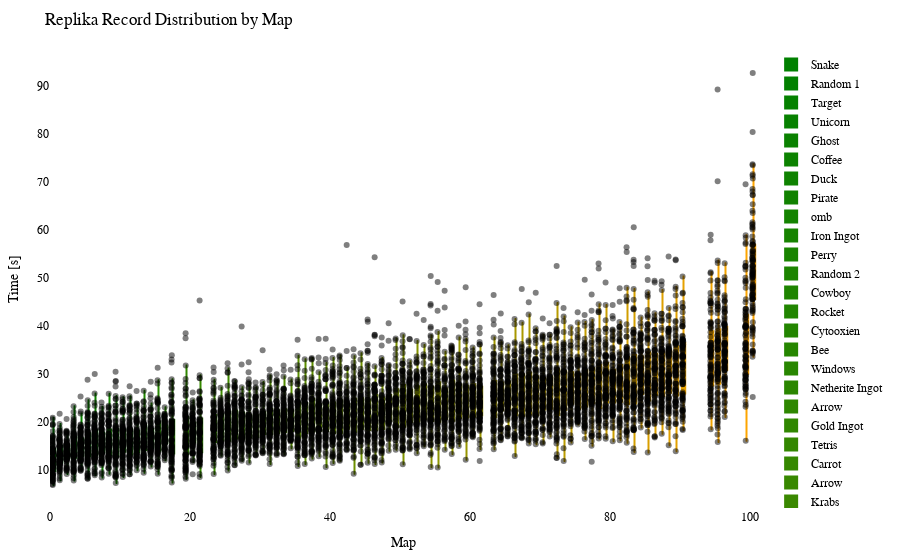

Write notebook code for a chart like this one.
### Code cell
import plotly.graph_objects as go
import plotly.io as pio
from matplotlib.colors import LinearSegmentedColormap, to_hex

df = getRecordsDataframe(minigame="Replika")

# sort df columns by mean value 
df = df.reindex(df.mean().sort_values().index, axis=1)

# drop sum column
df = df.drop(columns=["Sum"])

# replace 25 with NaN
df = df.replace(25, np.nan)

# remove "ms " from column names
df.columns = df.columns.str.replace('ms ', '')

# Exclude the first column (assuming it's the column you don't want to include)
df_to_html = df.iloc[:, 1:]

# Calculate the offset for centering the data points
num_columns = len(df_to_html.columns)
offset = 0.5

# Create a green to orange gradient
cmap = LinearSegmentedColormap.from_list("green_orange", ["green", "orange"])
colors = [to_hex(cmap(i / (num_columns - 1))) for i in range(num_columns)]

# Create a Swarm plot using Plotly
fig = go.Figure()

for i, (column, color) in enumerate(zip(df_to_html.columns, colors)):
    x_values = [i + offset] * len(df_to_html[column])  # Adjust x-values with offset for horizontal centering
    fig.add_trace(go.Box(x=x_values,
                         y=df_to_html[column],
                         name=column,
                         boxpoints='all',
                         pointpos=-0.5,  # Adjust point position to prevent overlapping
                         marker=dict(color='rgba(0,0,0,0.5)', size=6),  # Adjust marker color and size
                         line=dict(color=color),
                         fillcolor=color,
                         hovertext=df_to_html.index,
                         hoverinfo='name+text+y',
                         showlegend=True))

fig.update_layout(title="Replika Record Distribution by Map",
                  xaxis=dict(title="Map"),
                  yaxis=dict(title="Time [s]"),
                  showlegend=True,
                  font=dict(family="Arial", size=12, color="black"),  # Customize font
                  plot_bgcolor="white",  # Set background color
                  margin=dict(l=50, r=50, t=50, b=50),  # Adjust margins for better layout
                  )

# Show the figure
fig.show()

# Export the plot to an HTML file
pio.write_html(fig, "out/repl_swarm_plot.html")

### Figure 1 — Plotly figure (JSON) as saved in the notebook; plotly's stock layout.template omitted (floating-point values rounded to 4 significant figures; data arrays with more than 128 entries replaced by an {"elided": "..."} marker saying what was removed)
{"data": [{"boxpoints": "all", "fillcolor": "#008000", "hoverinfo": "name+text+y", "hovertext": {"elided": "148 str values"}, "line": {"color": "#008000"}, "marker": {"color": "rgba(0,0,0,0.5)", "size": 6}, "name": "Snake", "pointpos": -0.5, "showlegend": true, "type": "box", "x": {"elided": "148 float values"}, "y": {"elided": "148 float values"}}, {"boxpoints": "all", "fillcolor": "#028000", "hoverinfo": "name+text+y", "hovertext": {"elided": "148 str values"}, "line": {"color": "#028000"}, "marker": {"color": "rgba(0,0,0,0.5)", "size": 6}, "name": "Random 1", "pointpos": -0.5, "showlegend": true, "type": "box", "x": {"elided": "148 float values"}, "y": {"elided": "148 float values"}}, {"boxpoints": "all", "fillcolor": "#058100", "hoverinfo": "name+text+y", "hovertext": {"elided": "148 str values"}, "line": {"color": "#058100"}, "marker": {"color": "rgba(0,0,0,0.5)", "size": 6}, "name": "Target", "pointpos": -0.5, "showlegend": true, "type": "box", "x": {"elided": "148 float values"}, "y": {"elided": "148 float values"}}, {"boxpoints": "all", "fillcolor": "#078100", "hoverinfo": "name+text+y", "hovertext": {"elided": "148 str values"}, "line": {"color": "#078100"}, "marker": {"color": "rgba(0,0,0,0.5)", "size": 6}, "name": "Unicorn", "pointpos": -0.5, "showlegend": true, "type": "box", "x": {"elided": "148 float values"}, "y": {"elided": "148 float values"}}, {"boxpoints": "all", "fillcolor": "#0a8100", "hoverinfo": "name+text+y", "hovertext": {"elided": "148 str values"}, "line": {"color": "#0a8100"}, "marker": {"color": "rgba(0,0,0,0.5)", "size": 6}, "name": "Ghost", "pointpos": -0.5, "showlegend": true, "type": "box", "x": {"elided": "148 float values"}, "y": {"elided": "148 float values"}}, {"boxpoints": "all", "fillcolor": "#0c8200", "hoverinfo": "name+text+y", "hovertext": {"elided": "148 str values"}, "line": {"color": "#0c8200"}, "marker": {"color": "rgba(0,0,0,0.5)", "size": 6}, "name": "Coffee", "pointpos": -0.5, "showlegend": true, "type": "box", "x": {"elided": "148 float values"}, "y": {"elided": "148 float values"}}, {"boxpoints": "all", "fillcolor": "#0f8200", "hoverinfo": "name+text+y", "hovertext": {"elided": "148 str values"}, "line": {"color": "#0f8200"}, "marker": {"color": "rgba(0,0,0,0.5)", "size": 6}, "name": "Duck", "pointpos": -0.5, "showlegend": true, "type": "box", "x": {"elided": "148 float values"}, "y": {"elided": "148 float values"}}, {"boxpoints": "all", "fillcolor": "#118200", "hoverinfo": "name+text+y", "hovertext": {"elided": "148 str values"}, "line": {"color": "#118200"}, "marker": {"color": "rgba(0,0,0,0.5)", "size": 6}, "name": "Pirate", "pointpos": -0.5, "showlegend": true, "type": "box", "x": {"elided": "148 float values"}, "y": {"elided": "148 float values"}}, {"boxpoints": "all", "fillcolor": "#148300", "hoverinfo": "name+text+y", "hovertext": {"elided": "148 str values"}, "line": {"color": "#148300"}, "marker": {"color": "rgba(0,0,0,0.5)", "size": 6}, "name": "omb", "pointpos": -0.5, "showlegend": true, "type": "box", "x": {"elided": "148 float values"}, "y": {"elided": "148 float values"}}, {"boxpoints": "all", "fillcolor": "#178300", "hoverinfo": "name+text+y", "hovertext": {"elided": "148 str values"}, "line": {"color": "#178300"}, "marker": {"color": "rgba(0,0,0,0.5)", "size": 6}, "name": "Iron Ingot", "pointpos": -0.5, "showlegend": true, "type": "box", "x": {"elided": "148 float values"}, "y": {"elided": "148 float values"}}, {"boxpoints": "all", "fillcolor": "#198400", "hoverinfo": "name+text+y", "hovertext": {"elided": "148 str values"}, "line": {"color": "#198400"}, "marker": {"color": "rgba(0,0,0,0.5)", "size": 6}, "name": "Perry", "pointpos": -0.5, "showlegend": true, "type": "box", "x": {"elided": "148 float values"}, "y": {"elided": "148 float values"}}, {"boxpoints": "all", "fillcolor": "#1c8400", "hoverinfo": "name+text+y", "hovertext": {"elided": "148 str values"}, "line": {"color": "#1c8400"}, "marker": {"color": "rgba(0,0,0,0.5)", "size": 6}, "name": "Random 2", "pointpos": -0.5, "showlegend": true, "type": "box", "x": {"elided": "148 float values"}, "y": {"elided": "148 float values"}}, {"boxpoints": "all", "fillcolor": "#1e8400", "hoverinfo": "name+text+y", "hovertext": {"elided": "148 str values"}, "line": {"color": "#1e8400"}, "marker": {"color": "rgba(0,0,0,0.5)", "size": 6}, "name": "Cowboy", "pointpos": -0.5, "showlegend": true, "type": "box", "x": {"elided": "148 float values"}, "y": {"elided": "148 float values"}}, {"boxpoints": "all", "fillcolor": "#218500", "hoverinfo": "name+text+y", "hovertext": {"elided": "148 str values"}, "line": {"color": "#218500"}, "marker": {"color": "rgba(0,0,0,0.5)", "size": 6}, "name": "Rocket", "pointpos": -0.5, "showlegend": true, "type": "box", "x": {"elided": "148 float values"}, "y": {"elided": "148 float values"}}, {"boxpoints": "all", "fillcolor": "#238500", "hoverinfo": "name+text+y", "hovertext": {"elided": "148 str values"}, "line": {"color": "#238500"}, "marker": {"color": "rgba(0,0,0,0.5)", "size": 6}, "name": "Cytooxien", "pointpos": -0.5, "showlegend": true, "type": "box", "x": {"elided": "148 float values"}, "y": {"elided": "148 float values"}}, {"boxpoints": "all", "fillcolor": "#268600", "hoverinfo": "name+text+y", "hovertext": {"elided": "148 str values"}, "line": {"color": "#268600"}, "marker": {"color": "rgba(0,0,0,0.5)", "size": 6}, "name": "Bee", "pointpos": -0.5, "showlegend": true, "type": "box", "x": {"elided": "148 float values"}, "y": {"elided": "148 float values"}}, {"boxpoints": "all", "fillcolor": "#288600", "hoverinfo": "name+text+y", "hovertext": {"elided": "148 str values"}, "line": {"color": "#288600"}, "marker": {"color": "rgba(0,0,0,0.5)", "size": 6}, "name": "Windows", "pointpos": -0.5, "showlegend": true, "type": "box", "x": {"elided": "148 float values"}, "y": {"elided": "148 float values"}}, {"boxpoints": "all", "fillcolor": "#2b8600", "hoverinfo": "name+text+y", "hovertext": {"elided": "148 str values"}, "line": {"color": "#2b8600"}, "marker": {"color": "rgba(0,0,0,0.5)", "size": 6}, "name": "Netherite Ingot", "pointpos": -0.5, "showlegend": true, "type": "box", "x": {"elided": "148 float values"}, "y": {"elided": "148 float values"}}, {"boxpoints": "all", "fillcolor": "#2e8700", "hoverinfo": "name+text+y", "hovertext": {"elided": "148 str values"}, "line": {"color": "#2e8700"}, "marker": {"color": "rgba(0,0,0,0.5)", "size": 6}, "name": "Arrow", "pointpos": -0.5, "showlegend": true, "type": "box", "x": {"elided": "148 float values"}, "y": {"elided": "148x2 float values"}}, {"boxpoints": "all", "fillcolor": "#308700", "hoverinfo": "name+text+y", "hovertext": {"elided": "148 str values"}, "line": {"color": "#308700"}, "marker": {"color": "rgba(0,0,0,0.5)", "size": 6}, "name": "Gold Ingot", "pointpos": -0.5, "showlegend": true, "type": "box", "x": {"elided": "148 float values"}, "y": {"elided": "148 float values"}}, {"boxpoints": "all", "fillcolor": "#338700", "hoverinfo": "name+text+y", "hovertext": {"elided": "148 str values"}, "line": {"color": "#338700"}, "marker": {"color": "rgba(0,0,0,0.5)", "size": 6}, "name": "Tetris", "pointpos": -0.5, "showlegend": true, "type": "box", "x": {"elided": "148 float values"}, "y": {"elided": "148 float values"}}, {"boxpoints": "all", "fillcolor": "#358800", "hoverinfo": "name+text+y", "hovertext": {"elided": "148 str values"}, "line": {"color": "#358800"}, "marker": {"color": "rgba(0,0,0,0.5)", "size": 6}, "name": "Carrot", "pointpos": -0.5, "showlegend": true, "type": "box", "x": {"elided": "148 float values"}, "y": {"elided": "148 float values"}}, {"boxpoints": "all", "fillcolor": "#388800", "hoverinfo": "name+text+y", "hovertext": {"elided": "148 str values"}, "line": {"color": "#388800"}, "marker": {"color": "rgba(0,0,0,0.5)", "size": 6}, "name": "Arrow", "pointpos": -0.5, "showlegend": true, "type": "box", "x": {"elided": "148 float values"}, "y": {"elided": "148x2 float values"}}, {"boxpoints": "all", "fillcolor": "#3a8800", "hoverinfo": "name+text+y", "hovertext": {"elided": "148 str values"}, "line": {"color": "#3a8800"}, "marker": {"color": "rgba(0,0,0,0.5)", "size": 6}, "name": "Krabs", "pointpos": -0.5, "showlegend": true, "type": "box", "x": {"elided": "148 float values"}, "y": {"elided": "148 float values"}}, {"boxpoints": "all", "fillcolor": "#3d8900", "hoverinfo": "name+text+y", "hovertext": {"elided": "148 str values"}, "line": {"color": "#3d8900"}, "marker": {"color": "rgba(0,0,0,0.5)", "size": 6}, "name": "Cookie", "pointpos": -0.5, "showlegend": true, "type": "box", "x": {"elided": "148 float values"}, "y": {"elided": "148 float values"}}, {"boxpoints": "all", "fillcolor": "#408900", "hoverinfo": "name+text+y", "hovertext": {"elided": "148 str values"}, "line": {"color": "#408900"}, "marker": {"color": "rgba(0,0,0,0.5)", "size": 6}, "name": "Poppy", "pointpos": -0.5, "showlegend": true, "type": "box", "x": {"elided": "148 float values"}, "y": {"elided": "148 float values"}}, {"boxpoints": "all", "fillcolor": "#428a00", "hoverinfo": "name+text+y", "hovertext": {"elided": "148 str values"}, "line": {"color": "#428a00"}, "marker": {"color": "rgba(0,0,0,0.5)", "size": 6}, "name": "Pacman Ghost", "pointpos": -0.5, "showlegend": true, "type": "box", "x": {"elided": "148 float values"}, "y": {"elided": "148 float values"}}, {"boxpoints": "all", "fillcolor": "#458a00", "hoverinfo": "name+text+y", "hovertext": {"elided": "148 str values"}, "line": {"color": "#458a00"}, "marker": {"color": "rgba(0,0,0,0.5)", "size": 6}, "name": "Koopa", "pointpos": -0.5, "showlegend": true, "type": "box", "x": {"elided": "148 float values"}, "y": {"elided": "148 float values"}}, {"boxpoints": "all", "fillcolor": "#478a00", "hoverinfo": "name+text+y", "hovertext": {"elided": "148 str values"}, "line": {"color": "#478a00"}, "marker": {"color": "rgba(0,0,0,0.5)", "size": 6}, "name": "Water Temple", "pointpos": -0.5, "showlegend": true, "type": "box", "x": {"elided": "148 float values"}, "y": {"elided": "148 float values"}}, {"boxpoints": "all", "fillcolor": "#4a8b00", "hoverinfo": "name+text+y", "hovertext": {"elided": "148 str values"}, "line": {"color": "#4a8b00"}, "marker": {"color": "rgba(0,0,0,0.5)", "size": 6}, "name": "Twitch", "pointpos": -0.5, "showlegend": true, "type": "box", "x": {"elided": "148 float values"}, "y": {"elided": "148 float values"}}, {"boxpoints": "all", "fillcolor": "#4c8b00", "hoverinfo": "name+text+y", "hovertext": {"elided": "148 str values"}, "line": {"color": "#4c8b00"}, "marker": {"color": "rgba(0,0,0,0.5)", "size": 6}, "name": "Controller", "pointpos": -0.5, "showlegend": true, "type": "box", "x": {"elided": "148 float values"}, "y": {"elided": "148 float values"}}, {"boxpoints": "all", "fillcolor": "#4f8b00", "hoverinfo": "name+text+y", "hovertext": {"elided": "148 str values"}, "line": {"color": "#4f8b00"}, "marker": {"color": "rgba(0,0,0,0.5)", "size": 6}, "name": "Mario", "pointpos": -0.5, "showlegend": true, "type": "box", "x": {"elided": "148 float values"}, "y": {"elided": "148 float values"}}, {"boxpoints": "all", "fillcolor": "#518c00", "hoverinfo": "name+text+y", "hovertext": {"elided": "148 str values"}, "line": {"color": "#518c00"}, "marker": {"color": "rgba(0,0,0,0.5)", "size": 6}, "name": "Poke Ball", "pointpos": -0.5, "showlegend": true, "type": "box", "x": {"elided": "148 float values"}, "y": {"elided": "148 float values"}}, {"boxpoints": "all", "fillcolor": "#548c00", "hoverinfo": "name+text+y", "hovertext": {"elided": "148 str values"}, "line": {"color": "#548c00"}, "marker": {"color": "rgba(0,0,0,0.5)", "size": 6}, "name": "Diskette", "pointpos": -0.5, "showlegend": true, "type": "box", "x": {"elided": "148 float values"}, "y": {"elided": "148 float values"}}, {"boxpoints": "all", "fillcolor": "#578d00", "hoverinfo": "name+text+y", "hovertext": {"elided": "148 str values"}, "line": {"color": "#578d00"}, "marker": {"color": "rgba(0,0,0,0.5)", "size": 6}, "name": "Camera", "pointpos": -0.5, "showlegend": true, "type": "box", "x": {"elided": "148 float values"}, "y": {"elided": "148 float values"}}, {"boxpoints": "all", "fillcolor": "#598d00", "hoverinfo": "name+text+y", "hovertext": {"elided": "148 str values"}, "line": {"color": "#598d00"}, "marker": {"color": "rgba(0,0,0,0.5)", "size": 6}, "name": "House", "pointpos": -0.5, "showlegend": true, "type": "box", "x": {"elided": "148 float values"}, "y": {"elided": "148 float values"}}, {"boxpoints": "all", "fillcolor": "#5c8d00", "hoverinfo": "name+text+y", "hovertext": {"elided": "148 str values"}, "line": {"color": "#5c8d00"}, "marker": {"color": "rgba(0,0,0,0.5)", "size": 6}, "name": "Caterpie", "pointpos": -0.5, "showlegend": true, "type": "box", "x": {"elided": "148 float values"}, "y": {"elided": "148 float values"}}, {"boxpoints": "all", "fillcolor": "#5e8e00", "hoverinfo": "name+text+y", "hovertext": {"elided": "148 str values"}, "line": {"color": "#5e8e00"}, "marker": {"color": "rgba(0,0,0,0.5)", "size": 6}, "name": "YouTube", "pointpos": -0.5, "showlegend": true, "type": "box", "x": {"elided": "148 float values"}, "y": {"elided": "148 float values"}}, {"boxpoints": "all", "fillcolor": "#618e00", "hoverinfo": "name+text+y", "hovertext": {"elided": "148 str values"}, "line": {"color": "#618e00"}, "marker": {"color": "rgba(0,0,0,0.5)", "size": 6}, "name": "Parrot", "pointpos": -0.5, "showlegend": true, "type": "box", "x": {"elided": "148 float values"}, "y": {"elided": "148 float values"}}, {"boxpoints": "all", "fillcolor": "#638e00", "hoverinfo": "name+text+y", "hovertext": {"elided": "148 str values"}, "line": {"color": "#638e00"}, "marker": {"color": "rgba(0,0,0,0.5)", "size": 6}, "name": "Baby Yoda", "pointpos": -0.5, "showlegend": true, "type": "box", "x": {"elided": "148 float values"}, "y": {"elided": "148 float values"}}, {"boxpoints": "all", "fillcolor": "#668f00", "hoverinfo": "name+text+y", "hovertext": {"elided": "148 str values"}, "line": {"color": "#668f00"}, "marker": {"color": "rgba(0,0,0,0.5)", "size": 6}, "name": "Sonic", "pointpos": -0.5, "showlegend": true, "type": "box", "x": {"elided": "148 float values"}, "y": {"elided": "148 float values"}}, {"boxpoints": "all", "fillcolor": "#688f00", "hoverinfo": "name+text+y", "hovertext": {"elided": "148 str values"}, "line": {"color": "#688f00"}, "marker": {"color": "rgba(0,0,0,0.5)", "size": 6}, "name": "Chicken", "pointpos": -0.5, "showlegend": true, "type": "box", "x": {"elided": "148 float values"}, "y": {"elided": "148 float values"}}, {"boxpoints": "all", "fillcolor": "#6b9000", "hoverinfo": "name+text+y", "hovertext": {"elided": "148 str values"}, "line": {"color": "#6b9000"}, "marker": {"color": "rgba(0,0,0,0.5)", "size": 6}, "name": "Twitter", "pointpos": -0.5, "showlegend": true, "type": "box", "x": {"elided": "148 float values"}, "y": {"elided": "148 float values"}}, {"boxpoints": "all", "fillcolor": "#6e9000", "hoverinfo": "name+text+y", "hovertext": {"elided": "148 str values"}, "line": {"color": "#6e9000"}, "marker": {"color": "rgba(0,0,0,0.5)", "size": 6}, "name": "Excavator", "pointpos": -0.5, "showlegend": true, "type": "box", "x": {"elided": "148 float values"}, "y": {"elided": "148 float values"}}, {"boxpoints": "all", "fillcolor": "#709000", "hoverinfo": "name+text+y", "hovertext": {"elided": "148 str values"}, "line": {"color": "#709000"}, "marker": {"color": "rgba(0,0,0,0.5)", "size": 6}, "name": "Fox", "pointpos": -0.5, "showlegend": true, "type": "box", "x": {"elided": "148 float values"}, "y": {"elided": "148 float values"}}, {"boxpoints": "all", "fillcolor": "#739100", "hoverinfo": "name+text+y", "hovertext": {"elided": "148 str values"}, "line": {"color": "#739100"}, "marker": {"color": "rgba(0,0,0,0.5)", "size": 6}, "name": "Frog", "pointpos": -0.5, "showlegend": true, "type": "box", "x": {"elided": "148 float values"}, "y": {"elided": "148 float values"}}, {"boxpoints": "all", "fillcolor": "#759100", "hoverinfo": "name+text+y", "hovertext": {"elided": "148 str values"}, "line": {"color": "#759100"}, "marker": {"color": "rgba(0,0,0,0.5)", "size": 6}, "name": "Egg", "pointpos": -0.5, "showlegend": true, "type": "box", "x": {"elided": "148 float values"}, "y": {"elided": "148 float values"}}, {"boxpoints": "all", "fillcolor": "#789100", "hoverinfo": "name+text+y", "hovertext": {"elided": "148 str values"}, "line": {"color": "#789100"}, "marker": {"color": "rgba(0,0,0,0.5)", "size": 6}, "name": "of Meat", "pointpos": -0.5, "showlegend": true, "type": "box", "x": {"elided": "148 float values"}, "y": {"elided": "148 float values"}}, {"boxpoints": "all", "fillcolor": "#7a9200", "hoverinfo": "name+text+y", "hovertext": {"elided": "148 str values"}, "line": {"color": "#7a9200"}, "marker": {"color": "rgba(0,0,0,0.5)", "size": 6}, "name": "Thinking 2", "pointpos": -0.5, "showlegend": true, "type": "box", "x": {"elided": "148 float values"}, "y": {"elided": "148 float values"}}, {"boxpoints": "all", "fillcolor": "#7d9200", "hoverinfo": "name+text+y", "hovertext": {"elided": "148 str values"}, "line": {"color": "#7d9200"}, "marker": {"color": "rgba(0,0,0,0.5)", "size": 6}, "name": "Tree", "pointpos": -0.5, "showlegend": true, "type": "box", "x": {"elided": "148 float values"}, "y": {"elided": "148 float values"}}, {"boxpoints": "all", "fillcolor": "#809300", "hoverinfo": "name+text+y", "hovertext": {"elided": "148 str values"}, "line": {"color": "#809300"}, "marker": {"color": "rgba(0,0,0,0.5)", "size": 6}, "name": "The Sea", "pointpos": -0.5, "showlegend": true, "type": "box", "x": {"elided": "148 float values"}, "y": {"elided": "148 float values"}}, {"boxpoints": "all", "fillcolor": "#829300", "hoverinfo": "name+text+y", "hovertext": {"elided": "148 str values"}, "line": {"color": "#829300"}, "marker": {"color": "rgba(0,0,0,0.5)", "size": 6}, "name": "Thinking", "pointpos": -0.5, "showlegend": true, "type": "box", "x": {"elided": "148 float values"}, "y": {"elided": "148 float values"}}, {"boxpoints": "all", "fillcolor": "#859300", "hoverinfo": "name+text+y", "hovertext": {"elided": "148 str values"}, "line": {"color": "#859300"}, "marker": {"color": "rgba(0,0,0,0.5)", "size": 6}, "name": "ppHop 2", "pointpos": -0.5, "showlegend": true, "type": "box", "x": {"elided": "148 float values"}, "y": {"elided": "148 float values"}}, {"boxpoints": "all", "fillcolor": "#879400", "hoverinfo": "name+text+y", "hovertext": {"elided": "148 str values"}, "line": {"color": "#879400"}, "marker": {"color": "rgba(0,0,0,0.5)", "size": 6}, "name": "Heart", "pointpos": -0.5, "showlegend": true, "type": "box", "x": {"elided": "148 float values"}, "y": {"elided": "148 float values"}}, {"boxpoints": "all", "fillcolor": "#8a9400", "hoverinfo": "name+text+y", "hovertext": {"elided": "148 str values"}, "line": {"color": "#8a9400"}, "marker": {"color": "rgba(0,0,0,0.5)", "size": 6}, "name": "Pizza", "pointpos": -0.5, "showlegend": true, "type": "box", "x": {"elided": "148 float values"}, "y": {"elided": "148 float values"}}, {"boxpoints": "all", "fillcolor": "#8c9400", "hoverinfo": "name+text+y", "hovertext": {"elided": "148 str values"}, "line": {"color": "#8c9400"}, "marker": {"color": "rgba(0,0,0,0.5)", "size": 6}, "name": "Sheep", "pointpos": -0.5, "showlegend": true, "type": "box", "x": {"elided": "148 float values"}, "y": {"elided": "148 float values"}}, {"boxpoints": "all", "fillcolor": "#8f9500", "hoverinfo": "name+text+y", "hovertext": {"elided": "148 str values"}, "line": {"color": "#8f9500"}, "marker": {"color": "rgba(0,0,0,0.5)", "size": 6}, "name": "Up", "pointpos": -0.5, "showlegend": true, "type": "box", "x": {"elided": "148 float values"}, "y": {"elided": "148 float values"}}, {"boxpoints": "all", "fillcolor": "#919500", "hoverinfo": "name+text+y", "hovertext": {"elided": "148 str values"}, "line": {"color": "#919500"}, "marker": {"color": "rgba(0,0,0,0.5)", "size": 6}, "name": "French Fries", "pointpos": -0.5, "showlegend": true, "type": "box", "x": {"elided": "148 float values"}, "y": {"elided": "148 float values"}}, {"boxpoints": "all", "fillcolor": "#949500", "hoverinfo": "name+text+y", "hovertext": {"elided": "148 str values"}, "line": {"color": "#949500"}, "marker": {"color": "rgba(0,0,0,0.5)", "size": 6}, "name": "Skeleton", "pointpos": -0.5, "showlegend": true, "type": "box", "x": {"elided": "148 float values"}, "y": {"elided": "148 float values"}}, {"boxpoints": "all", "fillcolor": "#979600", "hoverinfo": "name+text+y", "hovertext": {"elided": "148 str values"}, "line": {"color": "#979600"}, "marker": {"color": "rgba(0,0,0,0.5)", "size": 6}, "name": "Cherry", "pointpos": -0.5, "showlegend": true, "type": "box", "x": {"elided": "148 float values"}, "y": {"elided": "148 float values"}}, {"boxpoints": "all", "fillcolor": "#999600", "hoverinfo": "name+text+y", "hovertext": {"elided": "148 str values"}, "line": {"color": "#999600"}, "marker": {"color": "rgba(0,0,0,0.5)", "size": 6}, "name": "Among Us", "pointpos": -0.5, "showlegend": true, "type": "box", "x": {"elided": "148 float values"}, "y": {"elided": "148 float values"}}, {"boxpoints": "all", "fillcolor": "#9c9700", "hoverinfo": "name+text+y", "hovertext": {"elided": "148 str values"}, "line": {"color": "#9c9700"}, "marker": {"color": "rgba(0,0,0,0.5)", "size": 6}, "name": "Mountain", "pointpos": -0.5, "showlegend": true, "type": "box", "x": {"elided": "148 float values"}, "y": {"elided": "148 float values"}}, {"boxpoints": "all", "fillcolor": "#9e9700", "hoverinfo": "name+text+y", "hovertext": {"elided": "148 str values"}, "line": {"color": "#9e9700"}, "marker": {"color": "rgba(0,0,0,0.5)", "size": 6}, "name": "Cow", "pointpos": -0.5, "showlegend": true, "type": "box", "x": {"elided": "148 float values"}, "y": {"elided": "148x2 float values"}}, {"boxpoints": "all", "fillcolor": "#a19700", "hoverinfo": "name+text+y", "hovertext": {"elided": "148 str values"}, "line": {"color": "#a19700"}, "marker": {"color": "rgba(0,0,0,0.5)", "size": 6}, "name": "Wizard", "pointpos": -0.5, "showlegend": true, "type": "box", "x": {"elided": "148 float values"}, "y": {"elided": "148 float values"}}, {"boxpoints": "all", "fillcolor": "#a39800", "hoverinfo": "name+text+y", "hovertext": {"elided": "148 str values"}, "line": {"color": "#a39800"}, "marker": {"color": "rgba(0,0,0,0.5)", "size": 6}, "name": "Hourglass", "pointpos": -0.5, "showlegend": true, "type": "box", "x": {"elided": "148 float values"}, "y": {"elided": "148 float values"}}, {"boxpoints": "all", "fillcolor": "#a69800", "hoverinfo": "name+text+y", "hovertext": {"elided": "148 str values"}, "line": {"color": "#a69800"}, "marker": {"color": "rgba(0,0,0,0.5)", "size": 6}, "name": "Blue Monster", "pointpos": -0.5, "showlegend": true, "type": "box", "x": {"elided": "148 float values"}, "y": {"elided": "148 float values"}}, {"boxpoints": "all", "fillcolor": "#a89800", "hoverinfo": "name+text+y", "hovertext": {"elided": "148 str values"}, "line": {"color": "#a89800"}, "marker": {"color": "rgba(0,0,0,0.5)", "size": 6}, "name": "Eevee", "pointpos": -0.5, "showlegend": true, "type": "box", "x": {"elided": "148 float values"}, "y": {"elided": "148 float values"}}, {"boxpoints": "all", "fillcolor": "#ab9900", "hoverinfo": "name+text+y", "hovertext": {"elided": "148 str values"}, "line": {"color": "#ab9900"}, "marker": {"color": "rgba(0,0,0,0.5)", "size": 6}, "name": "Galaxian Alien", "pointpos": -0.5, "showlegend": true, "type": "box", "x": {"elided": "148 float values"}, "y": {"elided": "148 float values"}}, {"boxpoints": "all", "fillcolor": "#ae9900", "hoverinfo": "name+text+y", "hovertext": {"elided": "148 str values"}, "line": {"color": "#ae9900"}, "marker": {"color": "rgba(0,0,0,0.5)", "size": 6}, "name": "Zombie", "pointpos": -0.5, "showlegend": true, "type": "box", "x": {"elided": "148 float values"}, "y": {"elided": "148 float values"}}, {"boxpoints": "all", "fillcolor": "#b09a00", "hoverinfo": "name+text+y", "hovertext": {"elided": "148 str values"}, "line": {"color": "#b09a00"}, "marker": {"color": "rgba(0,0,0,0.5)", "size": 6}, "name": "ppHop 1", "pointpos": -0.5, "showlegend": true, "type": "box", "x": {"elided": "148 float values"}, "y": {"elided": "148 float values"}}, {"boxpoints": "all", "fillcolor": "#b39a00", "hoverinfo": "name+text+y", "hovertext": {"elided": "148 str values"}, "line": {"color": "#b39a00"}, "marker": {"color": "rgba(0,0,0,0.5)", "size": 6}, "name": "Spider", "pointpos": -0.5, "showlegend": true, "type": "box", "x": {"elided": "148 float values"}, "y": {"elided": "148 float values"}}, {"boxpoints": "all", "fillcolor": "#b59a00", "hoverinfo": "name+text+y", "hovertext": {"elided": "148 str values"}, "line": {"color": "#b59a00"}, "marker": {"color": "rgba(0,0,0,0.5)", "size": 6}, "name": "Turtle", "pointpos": -0.5, "showlegend": true, "type": "box", "x": {"elided": "148 float values"}, "y": {"elided": "148 float values"}}, {"boxpoints": "all", "fillcolor": "#b89b00", "hoverinfo": "name+text+y", "hovertext": {"elided": "148 str values"}, "line": {"color": "#b89b00"}, "marker": {"color": "rgba(0,0,0,0.5)", "size": 6}, "name": "Penguin", "pointpos": -0.5, "showlegend": true, "type": "box", "x": {"elided": "148 float values"}, "y": {"elided": "148 float values"}}, {"boxpoints": "all", "fillcolor": "#ba9b00", "hoverinfo": "name+text+y", "hovertext": {"elided": "148 str values"}, "line": {"color": "#ba9b00"}, "marker": {"color": "rgba(0,0,0,0.5)", "size": 6}, "name": "Mouse", "pointpos": -0.5, "showlegend": true, "type": "box", "x": {"elided": "148 float values"}, "y": {"elided": "148 float values"}}, {"boxpoints": "all", "fillcolor": "#bd9b00", "hoverinfo": "name+text+y", "hovertext": {"elided": "148 str values"}, "line": {"color": "#bd9b00"}, "marker": {"color": "rgba(0,0,0,0.5)", "size": 6}, "name": "Slime", "pointpos": -0.5, "showlegend": true, "type": "box", "x": {"elided": "148 float values"}, "y": {"elided": "148 float values"}}, {"boxpoints": "all", "fillcolor": "#c09c00", "hoverinfo": "name+text+y", "hovertext": {"elided": "148 str values"}, "line": {"color": "#c09c00"}, "marker": {"color": "rgba(0,0,0,0.5)", "size": 6}, "name": "Instagram", "pointpos": -0.5, "showlegend": true, "type": "box", "x": {"elided": "148 float values"}, "y": {"elided": "148 float values"}}, {"boxpoints": "all", "fillcolor": "#c29c00", "hoverinfo": "name+text+y", "hovertext": {"elided": "148 str values"}, "line": {"color": "#c29c00"}, "marker": {"color": "rgba(0,0,0,0.5)", "size": 6}, "name": "muss los", "pointpos": -0.5, "showlegend": true, "type": "box", "x": {"elided": "148 float values"}, "y": {"elided": "148 float values"}}, {"boxpoints": "all", "fillcolor": "#c59d00", "hoverinfo": "name+text+y", "hovertext": {"elided": "148 str values"}, "line": {"color": "#c59d00"}, "marker": {"color": "rgba(0,0,0,0.5)", "size": 6}, "name": "Skeleton Skull", "pointpos": -0.5, "showlegend": true, "type": "box", "x": {"elided": "148 float values"}, "y": {"elided": "148 float values"}}, {"boxpoints": "all", "fillcolor": "#c79d00", "hoverinfo": "name+text+y", "hovertext": {"elided": "148 str values"}, "line": {"color": "#c79d00"}, "marker": {"color": "rgba(0,0,0,0.5)", "size": 6}, "name": "Blinky", "pointpos": -0.5, "showlegend": true, "type": "box", "x": {"elided": "148 float values"}, "y": {"elided": "148 float values"}}, {"boxpoints": "all", "fillcolor": "#ca9d00", "hoverinfo": "name+text+y", "hovertext": {"elided": "148 str values"}, "line": {"color": "#ca9d00"}, "marker": {"color": "rgba(0,0,0,0.5)", "size": 6}, "name": "Cake", "pointpos": -0.5, "showlegend": true, "type": "box", "x": {"elided": "148 float values"}, "y": {"elided": "148 float values"}}, {"boxpoints": "all", "fillcolor": "#cc9e00", "hoverinfo": "name+text+y", "hovertext": {"elided": "148 str values"}, "line": {"color": "#cc9e00"}, "marker": {"color": "rgba(0,0,0,0.5)", "size": 6}, "name": "Charizard", "pointpos": -0.5, "showlegend": true, "type": "box", "x": {"elided": "148 float values"}, "y": {"elided": "148 float values"}}, {"boxpoints": "all", "fillcolor": "#cf9e00", "hoverinfo": "name+text+y", "hovertext": {"elided": "148 str values"}, "line": {"color": "#cf9e00"}, "marker": {"color": "rgba(0,0,0,0.5)", "size": 6}, "name": "Globe", "pointpos": -0.5, "showlegend": true, "type": "box", "x": {"elided": "148 float values"}, "y": {"elided": "148 float values"}}, {"boxpoints": "all", "fillcolor": "#d19e00", "hoverinfo": "name+text+y", "hovertext": {"elided": "148 str values"}, "line": {"color": "#d19e00"}, "marker": {"color": "rgba(0,0,0,0.5)", "size": 6}, "name": "Princess", "pointpos": -0.5, "showlegend": true, "type": "box", "x": {"elided": "148 float values"}, "y": {"elided": "148 float values"}}, {"boxpoints": "all", "fillcolor": "#d49f00", "hoverinfo": "name+text+y", "hovertext": {"elided": "148 str values"}, "line": {"color": "#d49f00"}, "marker": {"color": "rgba(0,0,0,0.5)", "size": 6}, "name": "Apple", "pointpos": -0.5, "showlegend": true, "type": "box", "x": {"elided": "148 float values"}, "y": {"elided": "148 float values"}}, {"boxpoints": "all", "fillcolor": "#d79f00", "hoverinfo": "name+text+y", "hovertext": {"elided": "148 str values"}, "line": {"color": "#d79f00"}, "marker": {"color": "rgba(0,0,0,0.5)", "size": 6}, "name": "TNT", "pointpos": -0.5, "showlegend": true, "type": "box", "x": {"elided": "148 float values"}, "y": {"elided": "148 float values"}}, {"boxpoints": "all", "fillcolor": "#d99f00", "hoverinfo": "name+text+y", "hovertext": {"elided": "148 str values"}, "line": {"color": "#d99f00"}, "marker": {"color": "rgba(0,0,0,0.5)", "size": 6}, "name": "Kitty", "pointpos": -0.5, "showlegend": true, "type": "box", "x": {"elided": "148 float values"}, "y": {"elided": "148 float values"}}, {"boxpoints": "all", "fillcolor": "#dca000", "hoverinfo": "name+text+y", "hovertext": {"elided": "148 str values"}, "line": {"color": "#dca000"}, "marker": {"color": "rgba(0,0,0,0.5)", "size": 6}, "name": "Smurf", "pointpos": -0.5, "showlegend": true, "type": "box", "x": {"elided": "148 float values"}, "y": {"elided": "148 float values"}}, {"boxpoints": "all", "fillcolor": "#dea000", "hoverinfo": "name+text+y", "hovertext": {"elided": "148 str values"}, "line": {"color": "#dea000"}, "marker": {"color": "rgba(0,0,0,0.5)", "size": 6}, "name": "Mooshroom", "pointpos": -0.5, "showlegend": true, "type": "box", "x": {"elided": "148 float values"}, "y": {"elided": "148 float values"}}, {"boxpoints": "all", "fillcolor": "#e1a100", "hoverinfo": "name+text+y", "hovertext": {"elided": "148 str values"}, "line": {"color": "#e1a100"}, "marker": {"color": "rgba(0,0,0,0.5)", "size": 6}, "name": "Robin Hood", "pointpos": -0.5, "showlegend": true, "type": "box", "x": {"elided": "148 float values"}, "y": {"elided": "148 float values"}}, {"boxpoints": "all", "fillcolor": "#e3a100", "hoverinfo": "name+text+y", "hovertext": {"elided": "148 str values"}, "line": {"color": "#e3a100"}, "marker": {"color": "rgba(0,0,0,0.5)", "size": 6}, "name": "Toad", "pointpos": -0.5, "showlegend": true, "type": "box", "x": {"elided": "148 float values"}, "y": {"elided": "148 float values"}}, {"boxpoints": "all", "fillcolor": "#e6a100", "hoverinfo": "name+text+y", "hovertext": {"elided": "148 str values"}, "line": {"color": "#e6a100"}, "marker": {"color": "rgba(0,0,0,0.5)", "size": 6}, "name": "Guardian", "pointpos": -0.5, "showlegend": true, "type": "box", "x": {"elided": "148 float values"}, "y": {"elided": "148 float values"}}, {"boxpoints": "all", "fillcolor": "#e8a200", "hoverinfo": "name+text+y", "hovertext": {"elided": "148 str values"}, "line": {"color": "#e8a200"}, "marker": {"color": "rgba(0,0,0,0.5)", "size": 6}, "name": "Cow", "pointpos": -0.5, "showlegend": true, "type": "box", "x": {"elided": "148 float values"}, "y": {"elided": "148x2 float values"}}, {"boxpoints": "all", "fillcolor": "#eba200", "hoverinfo": "name+text+y", "hovertext": {"elided": "148 str values"}, "line": {"color": "#eba200"}, "marker": {"color": "rgba(0,0,0,0.5)", "size": 6}, "name": "Doge", "pointpos": -0.5, "showlegend": true, "type": "box", "x": {"elided": "148 float values"}, "y": {"elided": "148x2 float values"}}, {"boxpoints": "all", "fillcolor": "#eea300", "hoverinfo": "name+text+y", "hovertext": {"elided": "148 str values"}, "line": {"color": "#eea300"}, "marker": {"color": "rgba(0,0,0,0.5)", "size": 6}, "name": "Doge", "pointpos": -0.5, "showlegend": true, "type": "box", "x": {"elided": "148 float values"}, "y": {"elided": "148x2 float values"}}, {"boxpoints": "all", "fillcolor": "#f0a300", "hoverinfo": "name+text+y", "hovertext": {"elided": "148 str values"}, "line": {"color": "#f0a300"}, "marker": {"color": "rgba(0,0,0,0.5)", "size": 6}, "name": "Kirby", "pointpos": -0.5, "showlegend": true, "type": "box", "x": {"elided": "148 float values"}, "y": {"elided": "148 float values"}}, {"boxpoints": "all", "fillcolor": "#f3a300", "hoverinfo": "name+text+y", "hovertext": {"elided": "148 str values"}, "line": {"color": "#f3a300"}, "marker": {"color": "rgba(0,0,0,0.5)", "size": 6}, "name": "Ender Pearl", "pointpos": -0.5, "showlegend": true, "type": "box", "x": {"elided": "148 float values"}, "y": {"elided": "148 float values"}}, {"boxpoints": "all", "fillcolor": "#f5a400", "hoverinfo": "name+text+y", "hovertext": {"elided": "148 str values"}, "line": {"color": "#f5a400"}, "marker": {"color": "rgba(0,0,0,0.5)", "size": 6}, "name": "Piranha Plant", "pointpos": -0.5, "showlegend": true, "type": "box", "x": {"elided": "148 float values"}, "y": {"elided": "148 float values"}}, {"boxpoints": "all", "fillcolor": "#f8a400", "hoverinfo": "name+text+y", "hovertext": {"elided": "148 str values"}, "line": {"color": "#f8a400"}, "marker": {"color": "rgba(0,0,0,0.5)", "size": 6}, "name": "Deadpool", "pointpos": -0.5, "showlegend": true, "type": "box", "x": {"elided": "148 float values"}, "y": {"elided": "148x2 float values"}}, {"boxpoints": "all", "fillcolor": "#faa400", "hoverinfo": "name+text+y", "hovertext": {"elided": "148 str values"}, "line": {"color": "#faa400"}, "marker": {"color": "rgba(0,0,0,0.5)", "size": 6}, "name": "Deadpool", "pointpos": -0.5, "showlegend": true, "type": "box", "x": {"elided": "148 float values"}, "y": {"elided": "148x2 float values"}}, {"boxpoints": "all", "fillcolor": "#fda500", "hoverinfo": "name+text+y", "hovertext": {"elided": "148 str values"}, "line": {"color": "#fda500"}, "marker": {"color": "rgba(0,0,0,0.5)", "size": 6}, "name": "Pikachu", "pointpos": -0.5, "showlegend": true, "type": "box", "x": {"elided": "148 float values"}, "y": {"elided": "148 float values"}}, {"boxpoints": "all", "fillcolor": "#ffa500", "hoverinfo": "name+text+y", "hovertext": {"elided": "148 str values"}, "line": {"color": "#ffa500"}, "marker": {"color": "rgba(0,0,0,0.5)", "size": 6}, "name": "Creeper", "pointpos": -0.5, "showlegend": true, "type": "box", "x": {"elided": "148 float values"}, "y": {"elided": "148 float values"}}], "layout": {"font": {"color": "black", "family": "Arial", "size": 12}, "margin": {"b": 50, "l": 50, "r": 50, "t": 50}, "plot_bgcolor": "white", "showlegend": true, "title": {"text": "Replika Record Distribution by Map"}, "xaxis": {"title": {"text": "Map"}}, "yaxis": {"title": {"text": "Time [s]"}}}}
